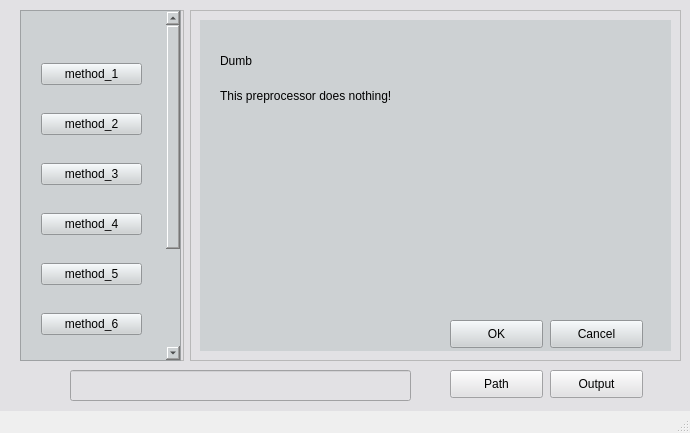
<?xml version="1.0" encoding="UTF-8"?>
<ui version="4.0">
 <class>MethodSelector</class>
 <widget class="QMainWindow" name="MethodSelector">
  <property name="geometry">
   <rect>
    <x>0</x>
    <y>0</y>
    <width>690</width>
    <height>433</height>
   </rect>
  </property>
  <property name="windowTitle">
   <string>Preprocessing method</string>
  </property>
  <property name="styleSheet">
   <string notr="true"/>
  </property>
  <widget class="QWidget" name="centralwidget">
   <widget class="QWidget" name="layoutWidget">
    <property name="geometry">
     <rect>
      <x>20</x>
      <y>10</y>
      <width>661</width>
      <height>351</height>
     </rect>
    </property>
    <layout class="QHBoxLayout" name="horizontalLayout">
     <item>
      <widget class="QFrame" name="frame">
       <property name="sizePolicy">
        <sizepolicy hsizetype="Expanding" vsizetype="Expanding">
         <horstretch>1</horstretch>
         <verstretch>0</verstretch>
        </sizepolicy>
       </property>
       <property name="frameShape">
        <enum>QFrame::StyledPanel</enum>
       </property>
       <property name="frameShadow">
        <enum>QFrame::Raised</enum>
       </property>
       <widget class="QScrollArea" name="scrollArea">
        <property name="geometry">
         <rect>
          <x>0</x>
          <y>0</y>
          <width>161</width>
          <height>351</height>
         </rect>
        </property>
        <property name="minimumSize">
         <size>
          <width>0</width>
          <height>0</height>
         </size>
        </property>
        <property name="baseSize">
         <size>
          <width>0</width>
          <height>0</height>
         </size>
        </property>
        <property name="styleSheet">
         <string notr="true">*{
background:#cdd1d3
}</string>
        </property>
        <property name="widgetResizable">
         <bool>true</bool>
        </property>
        <widget class="QWidget" name="scrollAreaWidgetContents">
         <property name="geometry">
          <rect>
           <x>0</x>
           <y>-16</y>
           <width>138</width>
           <height>500</height>
          </rect>
         </property>
         <property name="minimumSize">
          <size>
           <width>90</width>
           <height>500</height>
          </size>
         </property>
         <widget class="QWidget" name="layoutWidget">
          <property name="geometry">
           <rect>
            <x>20</x>
            <y>30</y>
            <width>101</width>
            <height>471</height>
           </rect>
          </property>
          <layout class="QVBoxLayout" name="verticalLayout">
           <item>
            <widget class="QPushButton" name="pushButton">
             <property name="text">
              <string>method_1</string>
             </property>
            </widget>
           </item>
           <item>
            <widget class="QPushButton" name="pushButton_2">
             <property name="text">
              <string>method_2</string>
             </property>
            </widget>
           </item>
           <item>
            <widget class="QPushButton" name="pushButton_3">
             <property name="text">
              <string>method_3</string>
             </property>
            </widget>
           </item>
           <item>
            <widget class="QPushButton" name="pushButton_4">
             <property name="text">
              <string>method_4</string>
             </property>
            </widget>
           </item>
           <item>
            <widget class="QPushButton" name="pushButton_17">
             <property name="text">
              <string>method_5</string>
             </property>
            </widget>
           </item>
           <item>
            <widget class="QPushButton" name="pushButton_18">
             <property name="text">
              <string>method_6</string>
             </property>
            </widget>
           </item>
           <item>
            <widget class="QPushButton" name="pushButton_19">
             <property name="text">
              <string>method_7</string>
             </property>
            </widget>
           </item>
           <item>
            <widget class="QPushButton" name="pushButton_20">
             <property name="text">
              <string>method_8</string>
             </property>
            </widget>
           </item>
           <item>
            <widget class="QPushButton" name="pushButton_21">
             <property name="text">
              <string>method_9</string>
             </property>
            </widget>
           </item>
          </layout>
         </widget>
        </widget>
       </widget>
      </widget>
     </item>
     <item>
      <widget class="QFrame" name="frame_2">
       <property name="sizePolicy">
        <sizepolicy hsizetype="Expanding" vsizetype="Expanding">
         <horstretch>3</horstretch>
         <verstretch>0</verstretch>
        </sizepolicy>
       </property>
       <property name="frameShape">
        <enum>QFrame::StyledPanel</enum>
       </property>
       <property name="frameShadow">
        <enum>QFrame::Raised</enum>
       </property>
       <widget class="QStackedWidget" name="stackedWidget">
        <property name="geometry">
         <rect>
          <x>10</x>
          <y>10</y>
          <width>471</width>
          <height>331</height>
         </rect>
        </property>
        <property name="sizePolicy">
         <sizepolicy hsizetype="Expanding" vsizetype="Expanding">
          <horstretch>0</horstretch>
          <verstretch>0</verstretch>
         </sizepolicy>
        </property>
        <property name="styleSheet">
         <string notr="true">*{
background:#cdd1d3
}</string>
        </property>
        <property name="currentIndex">
         <number>0</number>
        </property>
        <widget class="QWidget" name="page">
         <widget class="QLabel" name="label_38">
          <property name="geometry">
           <rect>
            <x>20</x>
            <y>20</y>
            <width>151</width>
            <height>41</height>
           </rect>
          </property>
          <property name="styleSheet">
           <string notr="true">font: 75 22pt &quot;Adobe Devanagari&quot;;</string>
          </property>
          <property name="text">
           <string>Dumb</string>
          </property>
         </widget>
         <widget class="QLabel" name="label">
          <property name="geometry">
           <rect>
            <x>20</x>
            <y>60</y>
            <width>281</width>
            <height>31</height>
           </rect>
          </property>
          <property name="styleSheet">
           <string notr="true">font: 12pt &quot;Adobe Devanagari&quot;;</string>
          </property>
          <property name="text">
           <string>This preprocessor does nothing!</string>
          </property>
          <property name="wordWrap">
           <bool>true</bool>
          </property>
         </widget>
         <widget class="QPushButton" name="pushButton_7">
          <property name="geometry">
           <rect>
            <x>250</x>
            <y>300</y>
            <width>93</width>
            <height>28</height>
           </rect>
          </property>
          <property name="text">
           <string>OK</string>
          </property>
         </widget>
         <widget class="QPushButton" name="pushButton_24">
          <property name="geometry">
           <rect>
            <x>350</x>
            <y>300</y>
            <width>93</width>
            <height>28</height>
           </rect>
          </property>
          <property name="text">
           <string>Cancel</string>
          </property>
         </widget>
        </widget>
        <widget class="QWidget" name="page_2">
         <widget class="QLabel" name="label_47">
          <property name="geometry">
           <rect>
            <x>20</x>
            <y>20</y>
            <width>151</width>
            <height>41</height>
           </rect>
          </property>
          <property name="styleSheet">
           <string notr="true">font: 75 22pt &quot;Adobe Devanagari&quot;;</string>
          </property>
          <property name="text">
           <string>Describe</string>
          </property>
         </widget>
         <widget class="QLabel" name="label_3">
          <property name="geometry">
           <rect>
            <x>20</x>
            <y>60</y>
            <width>281</width>
            <height>51</height>
           </rect>
          </property>
          <property name="styleSheet">
           <string notr="true">font: 12pt &quot;Adobe Devanagari&quot;;</string>
          </property>
          <property name="text">
           <string>This preprocessor describes status of current image.</string>
          </property>
          <property name="wordWrap">
           <bool>true</bool>
          </property>
         </widget>
         <widget class="QPushButton" name="pushButton_14">
          <property name="geometry">
           <rect>
            <x>250</x>
            <y>300</y>
            <width>93</width>
            <height>28</height>
           </rect>
          </property>
          <property name="text">
           <string>OK</string>
          </property>
         </widget>
         <widget class="QPushButton" name="pushButton_22">
          <property name="geometry">
           <rect>
            <x>350</x>
            <y>300</y>
            <width>93</width>
            <height>28</height>
           </rect>
          </property>
          <property name="text">
           <string>Cancel</string>
          </property>
         </widget>
        </widget>
        <widget class="QWidget" name="page_5">
         <widget class="QLabel" name="label_4">
          <property name="geometry">
           <rect>
            <x>20</x>
            <y>60</y>
            <width>281</width>
            <height>51</height>
           </rect>
          </property>
          <property name="styleSheet">
           <string notr="true">font: 12pt &quot;Adobe Devanagari&quot;;</string>
          </property>
          <property name="text">
           <string>This preprocessor normalize the image for analysis.</string>
          </property>
          <property name="wordWrap">
           <bool>true</bool>
          </property>
         </widget>
         <widget class="QLabel" name="label_48">
          <property name="geometry">
           <rect>
            <x>20</x>
            <y>20</y>
            <width>151</width>
            <height>41</height>
           </rect>
          </property>
          <property name="styleSheet">
           <string notr="true">font: 75 22pt &quot;Adobe Devanagari&quot;;</string>
          </property>
          <property name="text">
           <string>Normalize</string>
          </property>
         </widget>
         <widget class="QPushButton" name="pushButton_13">
          <property name="geometry">
           <rect>
            <x>250</x>
            <y>300</y>
            <width>93</width>
            <height>28</height>
           </rect>
          </property>
          <property name="text">
           <string>OK</string>
          </property>
         </widget>
         <widget class="QPushButton" name="pushButton_23">
          <property name="geometry">
           <rect>
            <x>350</x>
            <y>300</y>
            <width>93</width>
            <height>28</height>
           </rect>
          </property>
          <property name="text">
           <string>Cancel</string>
          </property>
         </widget>
        </widget>
        <widget class="QWidget" name="page_6">
         <widget class="QLabel" name="label_5">
          <property name="geometry">
           <rect>
            <x>20</x>
            <y>60</y>
            <width>361</width>
            <height>51</height>
           </rect>
          </property>
          <property name="styleSheet">
           <string notr="true">font: 12pt &quot;Adobe Devanagari&quot;;</string>
          </property>
          <property name="text">
           <string>This preprocessor can correct the image if it is underexposed or overexposed.</string>
          </property>
          <property name="wordWrap">
           <bool>true</bool>
          </property>
         </widget>
         <widget class="QLabel" name="label_49">
          <property name="geometry">
           <rect>
            <x>20</x>
            <y>20</y>
            <width>231</width>
            <height>41</height>
           </rect>
          </property>
          <property name="styleSheet">
           <string notr="true">font: 75 22pt &quot;Adobe Devanagari&quot;;</string>
          </property>
          <property name="text">
           <string>Adjust exposure</string>
          </property>
         </widget>
         <widget class="QPushButton" name="pushButton_12">
          <property name="geometry">
           <rect>
            <x>250</x>
            <y>300</y>
            <width>93</width>
            <height>28</height>
           </rect>
          </property>
          <property name="text">
           <string>OK</string>
          </property>
         </widget>
         <widget class="QPushButton" name="pushButton_25">
          <property name="geometry">
           <rect>
            <x>350</x>
            <y>300</y>
            <width>93</width>
            <height>28</height>
           </rect>
          </property>
          <property name="text">
           <string>Cancel</string>
          </property>
         </widget>
        </widget>
        <widget class="QWidget" name="page_13">
         <widget class="QLabel" name="label_24">
          <property name="geometry">
           <rect>
            <x>20</x>
            <y>130</y>
            <width>221</width>
            <height>31</height>
           </rect>
          </property>
          <property name="styleSheet">
           <string notr="true">font: 14pt &quot;Adobe Devanagari&quot;;</string>
          </property>
          <property name="text">
           <string>footprint_length_width</string>
          </property>
         </widget>
         <widget class="QLabel" name="label_50">
          <property name="geometry">
           <rect>
            <x>20</x>
            <y>20</y>
            <width>271</width>
            <height>41</height>
           </rect>
          </property>
          <property name="styleSheet">
           <string notr="true">font: 75 22pt &quot;Adobe Devanagari&quot;;</string>
          </property>
          <property name="text">
           <string>Denoise (median)</string>
          </property>
         </widget>
         <widget class="QLabel" name="label_6">
          <property name="geometry">
           <rect>
            <x>20</x>
            <y>60</y>
            <width>361</width>
            <height>51</height>
           </rect>
          </property>
          <property name="styleSheet">
           <string notr="true">font: 12pt &quot;Adobe Devanagari&quot;;</string>
          </property>
          <property name="text">
           <string>This preprocessor can remove noise, especially salt &amp; pepper noise.</string>
          </property>
          <property name="wordWrap">
           <bool>true</bool>
          </property>
         </widget>
         <widget class="QLabel" name="label_2">
          <property name="geometry">
           <rect>
            <x>20</x>
            <y>170</y>
            <width>421</width>
            <height>71</height>
           </rect>
          </property>
          <property name="styleSheet">
           <string notr="true">font: 12pt &quot;Adobe Devanagari&quot;;</string>
          </property>
          <property name="text">
           <string>Meaning of parameter: degree of the filter, the larger the smoother, recommended range: integer from 3 to 12</string>
          </property>
          <property name="wordWrap">
           <bool>true</bool>
          </property>
         </widget>
         <widget class="QLineEdit" name="lineEdit_24">
          <property name="geometry">
           <rect>
            <x>250</x>
            <y>130</y>
            <width>80</width>
            <height>25</height>
           </rect>
          </property>
         </widget>
         <widget class="QPushButton" name="pushButton_10">
          <property name="geometry">
           <rect>
            <x>250</x>
            <y>300</y>
            <width>93</width>
            <height>28</height>
           </rect>
          </property>
          <property name="text">
           <string>OK</string>
          </property>
         </widget>
         <widget class="QPushButton" name="pushButton_26">
          <property name="geometry">
           <rect>
            <x>350</x>
            <y>300</y>
            <width>93</width>
            <height>28</height>
           </rect>
          </property>
          <property name="text">
           <string>Cancel</string>
          </property>
         </widget>
        </widget>
        <widget class="QWidget" name="page_14">
         <widget class="QLabel" name="label_7">
          <property name="geometry">
           <rect>
            <x>20</x>
            <y>60</y>
            <width>361</width>
            <height>51</height>
           </rect>
          </property>
          <property name="styleSheet">
           <string notr="true">font: 12pt &quot;Adobe Devanagari&quot;;</string>
          </property>
          <property name="text">
           <string>This preprocessor can smooth the image and remove unnecessary details.</string>
          </property>
          <property name="wordWrap">
           <bool>true</bool>
          </property>
         </widget>
         <widget class="QLabel" name="label_51">
          <property name="geometry">
           <rect>
            <x>20</x>
            <y>20</y>
            <width>271</width>
            <height>41</height>
           </rect>
          </property>
          <property name="styleSheet">
           <string notr="true">font: 75 22pt &quot;Adobe Devanagari&quot;;</string>
          </property>
          <property name="text">
           <string>Denoise (mean)</string>
          </property>
         </widget>
         <widget class="QLabel" name="label_8">
          <property name="geometry">
           <rect>
            <x>20</x>
            <y>170</y>
            <width>441</width>
            <height>71</height>
           </rect>
          </property>
          <property name="styleSheet">
           <string notr="true">font: 12pt &quot;Adobe Devanagari&quot;;</string>
          </property>
          <property name="text">
           <string>Meaning of parameter: degree of the filter, the larger the smoother, recommended range: integer from 3 to 12</string>
          </property>
          <property name="wordWrap">
           <bool>true</bool>
          </property>
         </widget>
         <widget class="QLabel" name="label_26">
          <property name="geometry">
           <rect>
            <x>20</x>
            <y>130</y>
            <width>211</width>
            <height>31</height>
           </rect>
          </property>
          <property name="styleSheet">
           <string notr="true">font: 14pt &quot;Adobe Devanagari&quot;;</string>
          </property>
          <property name="text">
           <string>footprint_length_width</string>
          </property>
         </widget>
         <widget class="QLineEdit" name="lineEdit_23">
          <property name="geometry">
           <rect>
            <x>250</x>
            <y>130</y>
            <width>80</width>
            <height>25</height>
           </rect>
          </property>
         </widget>
         <widget class="QPushButton" name="pushButton_9">
          <property name="geometry">
           <rect>
            <x>250</x>
            <y>300</y>
            <width>93</width>
            <height>28</height>
           </rect>
          </property>
          <property name="text">
           <string>OK</string>
          </property>
         </widget>
         <widget class="QPushButton" name="pushButton_27">
          <property name="geometry">
           <rect>
            <x>350</x>
            <y>300</y>
            <width>93</width>
            <height>28</height>
           </rect>
          </property>
          <property name="text">
           <string>Cancel</string>
          </property>
         </widget>
        </widget>
        <widget class="QWidget" name="page_15">
         <widget class="QLineEdit" name="lineEdit_28">
          <property name="geometry">
           <rect>
            <x>120</x>
            <y>140</y>
            <width>80</width>
            <height>25</height>
           </rect>
          </property>
         </widget>
         <widget class="QLabel" name="label_30">
          <property name="geometry">
           <rect>
            <x>20</x>
            <y>130</y>
            <width>89</width>
            <height>42</height>
           </rect>
          </property>
          <property name="styleSheet">
           <string notr="true">font: 14pt &quot;Adobe Devanagari&quot;;</string>
          </property>
          <property name="text">
           <string>sigma</string>
          </property>
         </widget>
         <widget class="QLabel" name="label_52">
          <property name="geometry">
           <rect>
            <x>20</x>
            <y>20</y>
            <width>271</width>
            <height>41</height>
           </rect>
          </property>
          <property name="styleSheet">
           <string notr="true">font: 75 22pt &quot;Adobe Devanagari&quot;;</string>
          </property>
          <property name="text">
           <string>Denoise (gaussian)</string>
          </property>
         </widget>
         <widget class="QLabel" name="label_11">
          <property name="geometry">
           <rect>
            <x>20</x>
            <y>60</y>
            <width>361</width>
            <height>51</height>
           </rect>
          </property>
          <property name="styleSheet">
           <string notr="true">font: 12pt &quot;Adobe Devanagari&quot;;</string>
          </property>
          <property name="text">
           <string>This preprocessor can remove noise, especially gaussian noise.</string>
          </property>
          <property name="wordWrap">
           <bool>true</bool>
          </property>
         </widget>
         <widget class="QLabel" name="label_15">
          <property name="geometry">
           <rect>
            <x>20</x>
            <y>180</y>
            <width>391</width>
            <height>71</height>
           </rect>
          </property>
          <property name="styleSheet">
           <string notr="true">font: 12pt &quot;Adobe Devanagari&quot;;</string>
          </property>
          <property name="text">
           <string>Meaning of parameter: the blur effect of this filter, the larger the smoother, recommended range: scalar from 1 to 5</string>
          </property>
          <property name="wordWrap">
           <bool>true</bool>
          </property>
         </widget>
         <widget class="QPushButton" name="pushButton_8">
          <property name="geometry">
           <rect>
            <x>250</x>
            <y>300</y>
            <width>93</width>
            <height>28</height>
           </rect>
          </property>
          <property name="text">
           <string>OK</string>
          </property>
         </widget>
         <widget class="QPushButton" name="pushButton_28">
          <property name="geometry">
           <rect>
            <x>350</x>
            <y>300</y>
            <width>93</width>
            <height>28</height>
           </rect>
          </property>
          <property name="text">
           <string>Cancel</string>
          </property>
         </widget>
        </widget>
        <widget class="QWidget" name="page_16">
         <widget class="QLineEdit" name="lineEdit_31">
          <property name="geometry">
           <rect>
            <x>110</x>
            <y>120</y>
            <width>80</width>
            <height>25</height>
           </rect>
          </property>
         </widget>
         <widget class="QLabel" name="label_33">
          <property name="geometry">
           <rect>
            <x>20</x>
            <y>110</y>
            <width>89</width>
            <height>42</height>
           </rect>
          </property>
          <property name="styleSheet">
           <string notr="true">font: 14pt &quot;Adobe Devanagari&quot;;</string>
          </property>
          <property name="text">
           <string>radius</string>
          </property>
         </widget>
         <widget class="QLabel" name="label_53">
          <property name="geometry">
           <rect>
            <x>20</x>
            <y>20</y>
            <width>271</width>
            <height>41</height>
           </rect>
          </property>
          <property name="styleSheet">
           <string notr="true">font: 75 22pt &quot;Adobe Devanagari&quot;;</string>
          </property>
          <property name="text">
           <string>Unsharp mask</string>
          </property>
         </widget>
         <widget class="QLabel" name="label_12">
          <property name="geometry">
           <rect>
            <x>20</x>
            <y>60</y>
            <width>361</width>
            <height>51</height>
           </rect>
          </property>
          <property name="styleSheet">
           <string notr="true">font: 12pt &quot;Adobe Devanagari&quot;;</string>
          </property>
          <property name="text">
           <string>This preprocessor can sharp the images, not recommended unless the image is blur.</string>
          </property>
          <property name="wordWrap">
           <bool>true</bool>
          </property>
         </widget>
         <widget class="QLabel" name="label_16">
          <property name="geometry">
           <rect>
            <x>20</x>
            <y>140</y>
            <width>401</width>
            <height>61</height>
           </rect>
          </property>
          <property name="styleSheet">
           <string notr="true">font: 12pt &quot;Adobe Devanagari&quot;;</string>
          </property>
          <property name="text">
           <string>Meaning of parameter: the larger it is, the clearer the edges, recommended range: float from 1 to 5</string>
          </property>
          <property name="wordWrap">
           <bool>true</bool>
          </property>
         </widget>
         <widget class="QLabel" name="label_17">
          <property name="geometry">
           <rect>
            <x>20</x>
            <y>210</y>
            <width>72</width>
            <height>15</height>
           </rect>
          </property>
          <property name="styleSheet">
           <string notr="true">font: 14pt &quot;Adobe Devanagari&quot;;</string>
          </property>
          <property name="text">
           <string>amount</string>
          </property>
         </widget>
         <widget class="QLineEdit" name="lineEdit">
          <property name="geometry">
           <rect>
            <x>110</x>
            <y>200</y>
            <width>80</width>
            <height>25</height>
           </rect>
          </property>
         </widget>
         <widget class="QLabel" name="label_19">
          <property name="geometry">
           <rect>
            <x>20</x>
            <y>230</y>
            <width>451</width>
            <height>51</height>
           </rect>
          </property>
          <property name="styleSheet">
           <string notr="true">font: 12pt &quot;Adobe Devanagari&quot;;</string>
          </property>
          <property name="text">
           <string>Meaning of parameter: the extent that the detail is amplified, recommended range: float from 1 to 15</string>
          </property>
          <property name="wordWrap">
           <bool>true</bool>
          </property>
         </widget>
         <widget class="QPushButton" name="pushButton_16">
          <property name="geometry">
           <rect>
            <x>250</x>
            <y>300</y>
            <width>93</width>
            <height>28</height>
           </rect>
          </property>
          <property name="text">
           <string>OK</string>
          </property>
         </widget>
         <widget class="QPushButton" name="pushButton_29">
          <property name="geometry">
           <rect>
            <x>350</x>
            <y>300</y>
            <width>93</width>
            <height>28</height>
           </rect>
          </property>
          <property name="text">
           <string>Cancel</string>
          </property>
         </widget>
        </widget>
        <widget class="QWidget" name="page_17">
         <widget class="QLineEdit" name="lineEdit_34">
          <property name="geometry">
           <rect>
            <x>150</x>
            <y>120</y>
            <width>80</width>
            <height>25</height>
           </rect>
          </property>
         </widget>
         <widget class="QLabel" name="label_36">
          <property name="geometry">
           <rect>
            <x>20</x>
            <y>110</y>
            <width>111</width>
            <height>42</height>
           </rect>
          </property>
          <property name="styleSheet">
           <string notr="true">font: 14pt &quot;Adobe Devanagari&quot;;</string>
          </property>
          <property name="text">
           <string>kernel_size</string>
          </property>
         </widget>
         <widget class="QLabel" name="label_13">
          <property name="geometry">
           <rect>
            <x>20</x>
            <y>60</y>
            <width>361</width>
            <height>51</height>
           </rect>
          </property>
          <property name="styleSheet">
           <string notr="true">font: 12pt &quot;Adobe Devanagari&quot;;</string>
          </property>
          <property name="text">
           <string>This preprocessor can deblur the images which is caused by the mild movement of patient.</string>
          </property>
          <property name="wordWrap">
           <bool>true</bool>
          </property>
         </widget>
         <widget class="QLabel" name="label_54">
          <property name="geometry">
           <rect>
            <x>20</x>
            <y>20</y>
            <width>271</width>
            <height>41</height>
           </rect>
          </property>
          <property name="styleSheet">
           <string notr="true">font: 75 22pt &quot;Adobe Devanagari&quot;;</string>
          </property>
          <property name="text">
           <string>Wiener deblur</string>
          </property>
         </widget>
         <widget class="QLabel" name="label_20">
          <property name="geometry">
           <rect>
            <x>20</x>
            <y>150</y>
            <width>401</width>
            <height>51</height>
           </rect>
          </property>
          <property name="styleSheet">
           <string notr="true">font: 12pt &quot;Adobe Devanagari&quot;;</string>
          </property>
          <property name="text">
           <string>Meaning of parameter: the point distribution pattern, recommended range: integer from 2 to 5</string>
          </property>
          <property name="wordWrap">
           <bool>true</bool>
          </property>
         </widget>
         <widget class="QLabel" name="label_23">
          <property name="geometry">
           <rect>
            <x>20</x>
            <y>210</y>
            <width>91</width>
            <height>20</height>
           </rect>
          </property>
          <property name="styleSheet">
           <string notr="true">font: 14pt &quot;Adobe Devanagari&quot;;</string>
          </property>
          <property name="text">
           <string>balance</string>
          </property>
         </widget>
         <widget class="QLineEdit" name="lineEdit_2">
          <property name="geometry">
           <rect>
            <x>150</x>
            <y>205</y>
            <width>80</width>
            <height>25</height>
           </rect>
          </property>
         </widget>
         <widget class="QLabel" name="label_25">
          <property name="geometry">
           <rect>
            <x>20</x>
            <y>230</y>
            <width>421</width>
            <height>61</height>
           </rect>
          </property>
          <property name="styleSheet">
           <string notr="true">font: 12pt &quot;Adobe Devanagari&quot;;</string>
          </property>
          <property name="text">
           <string>Meaning of parameter: a parameter that tune the data restoration, recommended range: float from 0.005 to 1</string>
          </property>
          <property name="wordWrap">
           <bool>true</bool>
          </property>
         </widget>
         <widget class="QPushButton" name="pushButton_5">
          <property name="geometry">
           <rect>
            <x>250</x>
            <y>300</y>
            <width>93</width>
            <height>28</height>
           </rect>
          </property>
          <property name="text">
           <string>OK</string>
          </property>
         </widget>
         <widget class="QPushButton" name="pushButton_6">
          <property name="geometry">
           <rect>
            <x>350</x>
            <y>300</y>
            <width>93</width>
            <height>28</height>
           </rect>
          </property>
          <property name="text">
           <string>Cancel</string>
          </property>
         </widget>
        </widget>
       </widget>
      </widget>
     </item>
    </layout>
   </widget>
   <widget class="QWidget" name="widget" native="true">
    <property name="geometry">
     <rect>
      <x>0</x>
      <y>0</y>
      <width>701</width>
      <height>421</height>
     </rect>
    </property>
    <property name="styleSheet">
     <string notr="true">*{
background:#e2e1e4
}</string>
    </property>
    <widget class="QPushButton" name="pushButton_11">
     <property name="geometry">
      <rect>
       <x>450</x>
       <y>370</y>
       <width>93</width>
       <height>28</height>
      </rect>
     </property>
     <property name="text">
      <string>Path</string>
     </property>
    </widget>
    <widget class="QLineEdit" name="lineEdit_3">
     <property name="geometry">
      <rect>
       <x>70</x>
       <y>370</y>
       <width>341</width>
       <height>31</height>
      </rect>
     </property>
    </widget>
    <widget class="QPushButton" name="pushButton_15">
     <property name="geometry">
      <rect>
       <x>550</x>
       <y>370</y>
       <width>93</width>
       <height>28</height>
      </rect>
     </property>
     <property name="text">
      <string>Output</string>
     </property>
    </widget>
   </widget>
   <zorder>widget</zorder>
   <zorder>layoutWidget</zorder>
  </widget>
  <widget class="QStatusBar" name="statusbar"/>
 </widget>
 <resources>
  <include location="lps.qrc"/>
 </resources>
 <connections/>
</ui>
